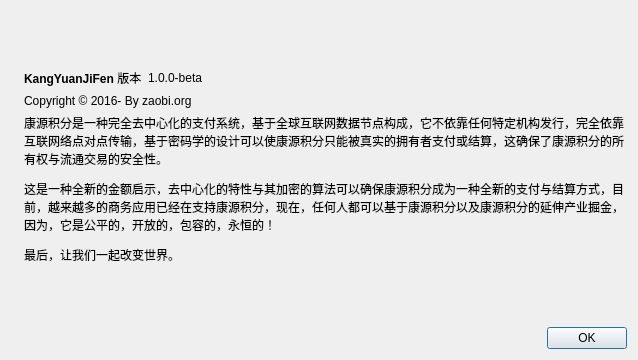
<?xml version="1.0" encoding="UTF-8"?>
<ui version="4.0">
 <class>AboutDialog</class>
 <widget class="QDialog" name="AboutDialog">
  <property name="geometry">
   <rect>
    <x>0</x>
    <y>0</y>
    <width>638</width>
    <height>360</height>
   </rect>
  </property>
  <property name="windowTitle">
   <string>About KangYuanJiFen</string>
  </property>
  <layout class="QHBoxLayout" name="horizontalLayout_2">
   <item>
    <widget class="QLabel" name="label_4">
     <property name="sizePolicy">
      <sizepolicy hsizetype="Preferred" vsizetype="Ignored">
       <horstretch>0</horstretch>
       <verstretch>0</verstretch>
      </sizepolicy>
     </property>
     <property name="pixmap">
      <pixmap resource="../bitcoin.qrc">:/images/about</pixmap>
     </property>
     <property name="scaledContents">
      <bool>false</bool>
     </property>
    </widget>
   </item>
   <item>
    <layout class="QVBoxLayout" name="verticalLayout_2">
     <item>
      <spacer name="verticalSpacer_2">
       <property name="orientation">
        <enum>Qt::Vertical</enum>
       </property>
       <property name="sizeHint" stdset="0">
        <size>
         <width>20</width>
         <height>40</height>
        </size>
       </property>
      </spacer>
     </item>
     <item>
      <layout class="QHBoxLayout" name="horizontalLayout">
       <item>
        <widget class="QLabel" name="label">
         <property name="cursor">
          <cursorShape>IBeamCursor</cursorShape>
         </property>
         <property name="text">
          <string>&lt;html&gt;&lt;head/&gt;&lt;body&gt;&lt;p&gt;&lt;span style=&quot; font-weight:600;&quot;&gt;KangYuanJiFen&lt;/span&gt; 版本&lt;/p&gt;&lt;/body&gt;&lt;/html&gt;</string>
         </property>
         <property name="textInteractionFlags">
          <set>Qt::LinksAccessibleByMouse|Qt::TextSelectableByKeyboard|Qt::TextSelectableByMouse</set>
         </property>
        </widget>
       </item>
       <item>
        <widget class="QLabel" name="versionLabel">
         <property name="cursor">
          <cursorShape>IBeamCursor</cursorShape>
         </property>
         <property name="text">
          <string notr="true">1.0.0-beta</string>
         </property>
         <property name="textInteractionFlags">
          <set>Qt::LinksAccessibleByMouse|Qt::TextSelectableByKeyboard|Qt::TextSelectableByMouse</set>
         </property>
        </widget>
       </item>
       <item>
        <spacer name="horizontalSpacer">
         <property name="orientation">
          <enum>Qt::Horizontal</enum>
         </property>
         <property name="sizeHint" stdset="0">
          <size>
           <width>40</width>
           <height>20</height>
          </size>
         </property>
        </spacer>
       </item>
      </layout>
     </item>
     <item>
      <widget class="QLabel" name="copyrightLabel">
       <property name="cursor">
        <cursorShape>IBeamCursor</cursorShape>
       </property>
       <property name="text">
        <string notr="true">Copyright &amp;copy; 2016-   By  zaobi.org</string>
       </property>
       <property name="textFormat">
        <enum>Qt::RichText</enum>
       </property>
       <property name="textInteractionFlags">
        <set>Qt::LinksAccessibleByMouse|Qt::TextSelectableByKeyboard|Qt::TextSelectableByMouse</set>
       </property>
      </widget>
     </item>
     <item>
      <widget class="QLabel" name="label_2">
       <property name="cursor">
        <cursorShape>IBeamCursor</cursorShape>
       </property>
       <property name="text">
        <string>&lt;html&gt;&lt;head/&gt;&lt;body&gt;&lt;p&gt;康源积分是一种完全去中心化的支付系统，基于全球互联网数据节点构成，它不依靠任何特定机构发行，完全依靠互联网络点对点传输，基于密码学的设计可以使康源积分只能被真实的拥有者支付或结算，这确保了康源积分的所有权与流通交易的安全性。&lt;/p&gt;&lt;p&gt;这是一种全新的金额启示，去中心化的特性与其加密的算法可以确保康源积分成为一种全新的支付与结算方式，目前，越来越多的商务应用已经在支持康源积分，现在，任何人都可以基于康源积分以及康源积分的延伸产业掘金，因为，它是公平的，开放的，包容的，永恒的！&lt;/p&gt;&lt;p&gt;最后，让我们一起改变世界。&lt;/p&gt;&lt;/body&gt;&lt;/html&gt;</string>
       </property>
       <property name="wordWrap">
        <bool>true</bool>
       </property>
       <property name="textInteractionFlags">
        <set>Qt::LinksAccessibleByMouse|Qt::TextSelectableByKeyboard|Qt::TextSelectableByMouse</set>
       </property>
      </widget>
     </item>
     <item>
      <spacer name="verticalSpacer">
       <property name="orientation">
        <enum>Qt::Vertical</enum>
       </property>
       <property name="sizeHint" stdset="0">
        <size>
         <width>20</width>
         <height>40</height>
        </size>
       </property>
      </spacer>
     </item>
     <item>
      <widget class="QDialogButtonBox" name="buttonBox">
       <property name="orientation">
        <enum>Qt::Horizontal</enum>
       </property>
       <property name="standardButtons">
        <set>QDialogButtonBox::Ok</set>
       </property>
      </widget>
     </item>
    </layout>
   </item>
  </layout>
 </widget>
 <resources>
  <include location="../bitcoin.qrc"/>
 </resources>
 <connections>
  <connection>
   <sender>buttonBox</sender>
   <signal>accepted()</signal>
   <receiver>AboutDialog</receiver>
   <slot>accept()</slot>
   <hints>
    <hint type="sourcelabel">
     <x>360</x>
     <y>308</y>
    </hint>
    <hint type="destinationlabel">
     <x>157</x>
     <y>274</y>
    </hint>
   </hints>
  </connection>
  <connection>
   <sender>buttonBox</sender>
   <signal>rejected()</signal>
   <receiver>AboutDialog</receiver>
   <slot>reject()</slot>
   <hints>
    <hint type="sourcelabel">
     <x>428</x>
     <y>308</y>
    </hint>
    <hint type="destinationlabel">
     <x>286</x>
     <y>274</y>
    </hint>
   </hints>
  </connection>
 </connections>
</ui>
